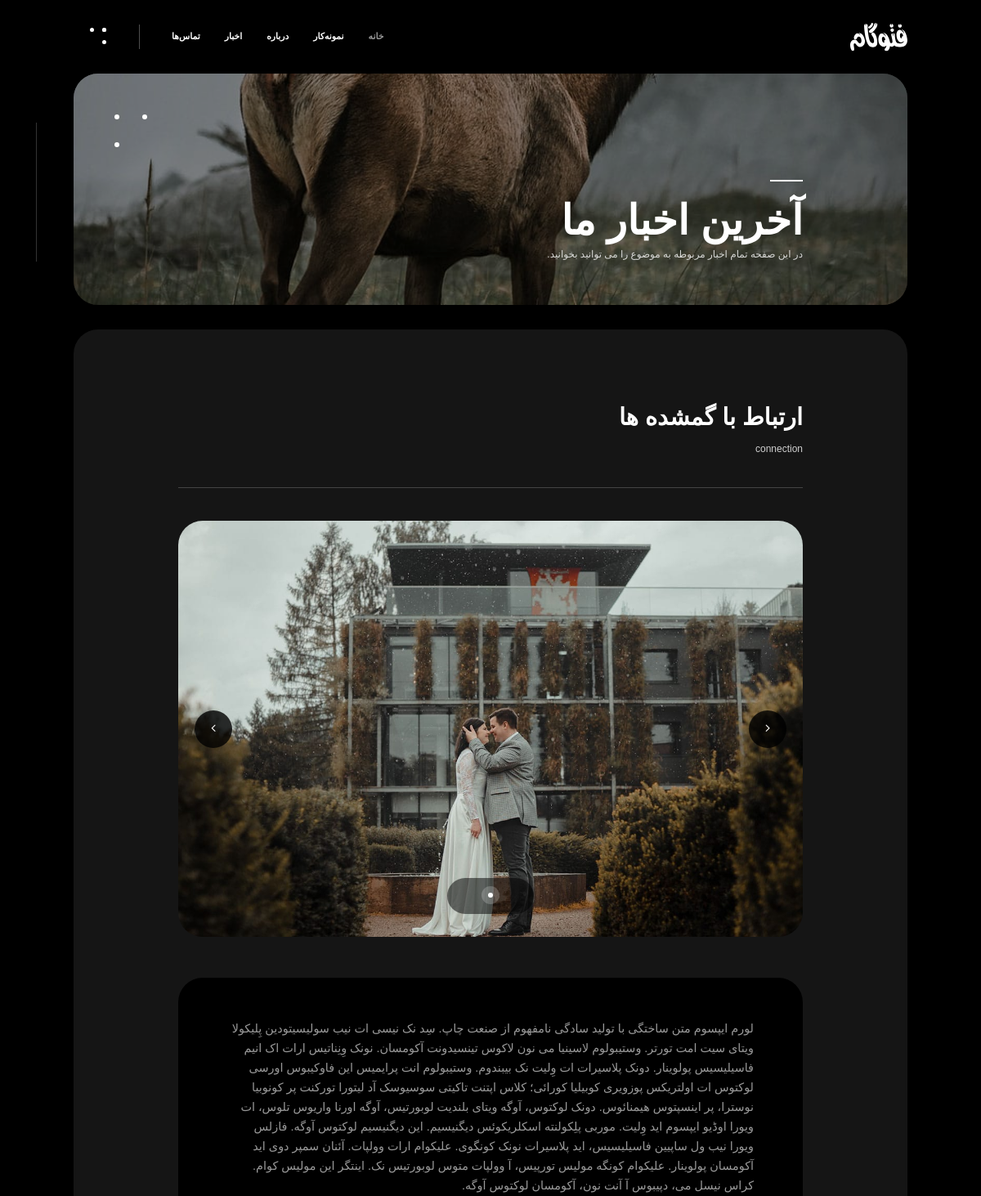
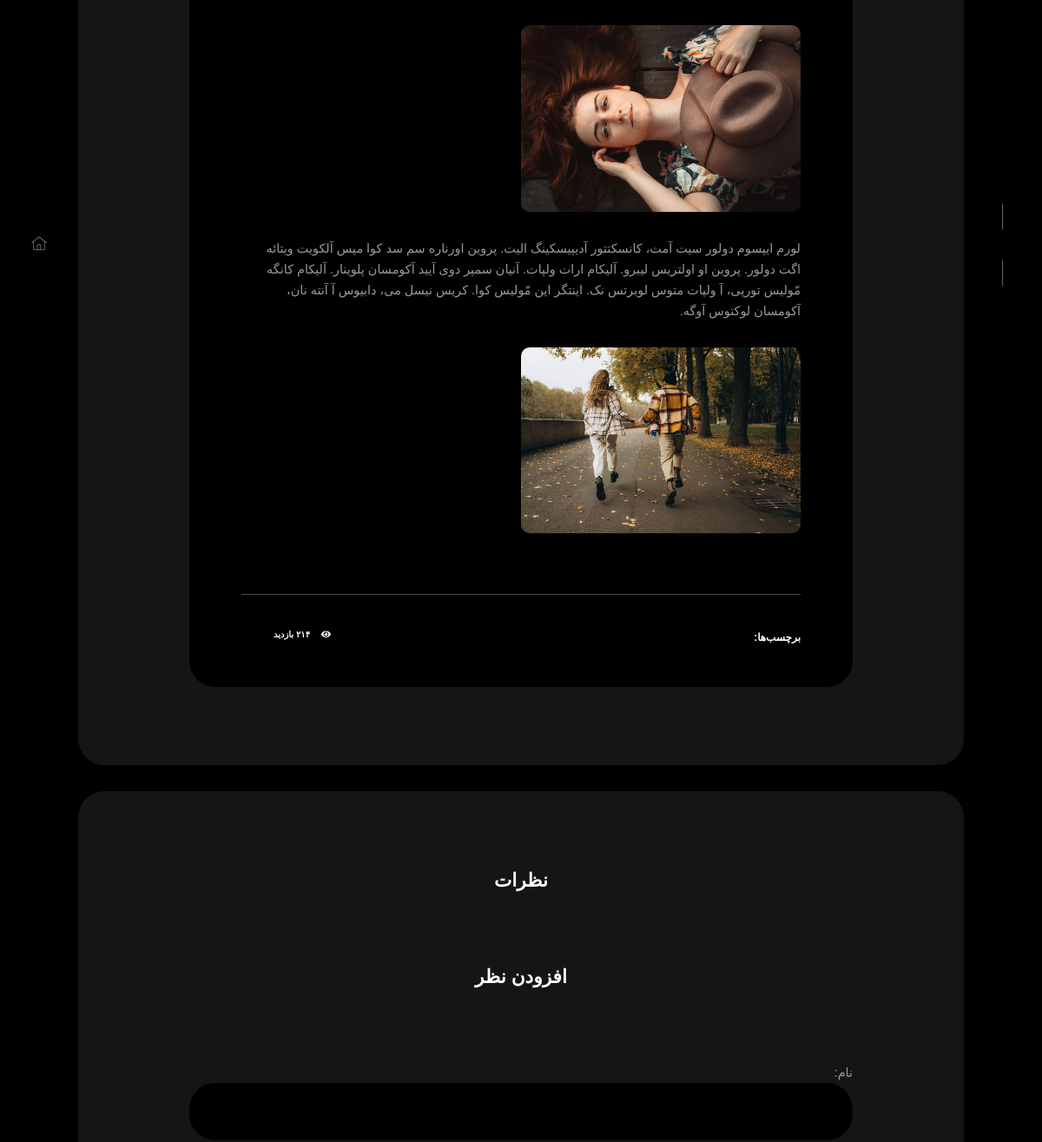
Page /portfo/blog/6/ (upper part) on the earlier database version (2 pictures, top to bottom).
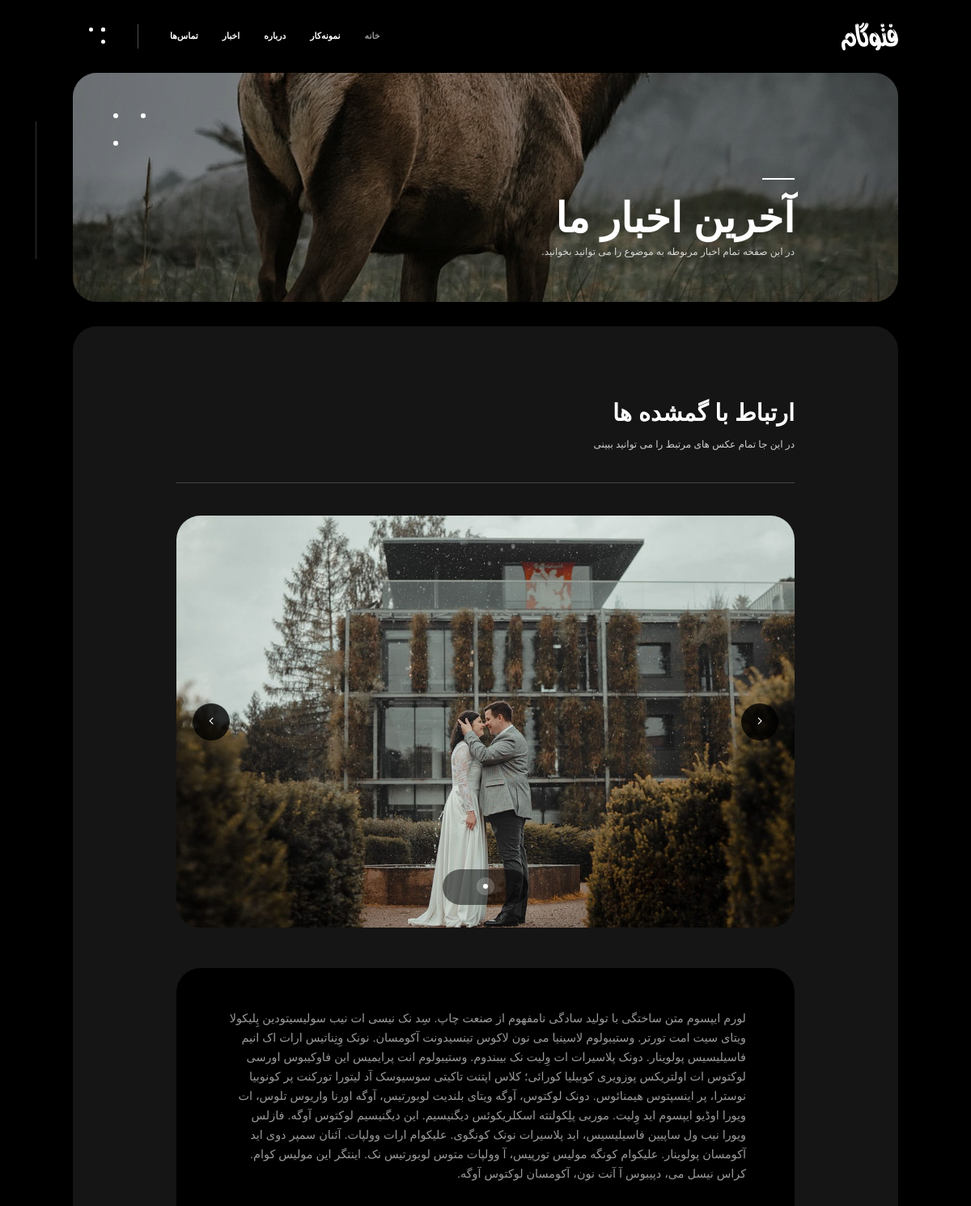
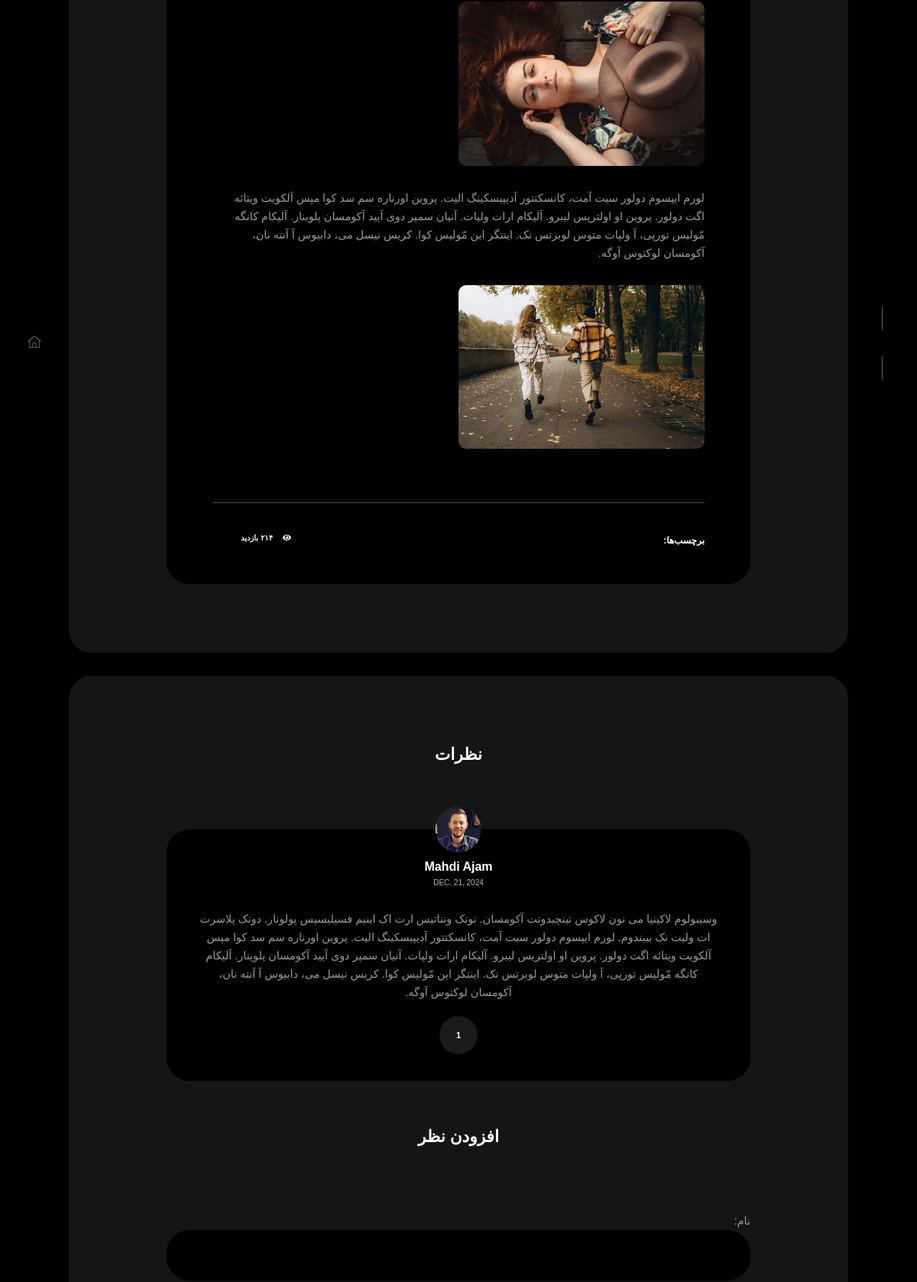
Same page on the later database version (2 pictures, top to bottom).
### portfo/models.py (models this page shows, shortened)
class BlogDetail(models.Model):
    title = models.CharField(max_length=100)
    short_description = models.CharField(max_length=255)
    image = models.ImageField(upload_to='images/blog/')
    tag = models.ManyToManyField(Category, related_name='tags')
    created_at = models.DateTimeField(auto_now_add=True)
    updated_at = models.DateTimeField(auto_now=True)

class ContentBlog(models.Model):
    blog_post = models.ForeignKey(BlogDetail, on_delete=models.CASCADE, related_name='blogs')
    description = models.TextField(null=True, blank=True)
    image = models.ImageField(upload_to='images/blog/', null=True, blank=True)
    order = models.PositiveIntegerField()
    class Meta:
        ordering = ['order',]

class Comment(models.Model):
    blog_post = models.ForeignKey(BlogDetail, on_delete=models.CASCADE, related_name='comments')
    name = models.CharField(max_length=100)
    email = models.EmailField()
    text = models.TextField()
    created_at = models.DateTimeField(auto_now_add=True)

### portfo/views.py (the view, shortened to what this page needs)
# urls.py: path('blog/<int:blog_id>/', views.BlogDetailView.as_view(), name='blog detail'),
class BlogDetailView(View):
    template_name = 'portfo/blog_detail.html'
    form_class = CommentForm
    def get(self, request, blog_id=None):
        blog = get_object_or_404(BlogDetail, id=blog_id)
        form = self.form_class
        comment = Comment.objects.filter(blog_post_id=blog_id)
        return render(request, self.template_name, {'blog': blog, 'form': form, 'comment': comment})

### portfo/templates/portfo/blog_detail.html (shortened to what the changed rows need)
{% extends 'base.html' %}
{% load static %}
{% block content %}
    <div id="wrapper">
        <div class="content-holder">
            <div class="column-image">
                <div class="column-title">
                    <h2>آخرین اخبار ما</h2>
                </div>
            </div>
            <div class="column-wrapper">
                <section>
                    <div class="container small-container">
                        <div class="section-title  n_dec">
                            <h3>{{ blog.title }}</h3>
                            <h4>{{ blog.short_description }}</h4>
                        </div>
                        <div class="blog-media">
                            <div class="single-slider-wrap">
                                <div class="single-slider">
                                    <div class="swiper-container">
                                        <div class="swiper-wrapper lightgallery">
                                            <div class="swiper-slide hov_zoom"><img
                                                    src="{{ blog.image.url }}" alt=""></div>
                                        </div>
                                    </div>
                                </div>
                            </div>
                        </div>
                        <div class="single-post-container">
                            {% for i in blog.blogs.all %}
                                <p>{{ i.description }}</p>
                                <div class="post-img-row">
                                    <div class="post-img-row_item">
                                        <img src="{{ i.image.url }}" class="respimg" alt="">
                                    </div>
                                </div>
                            {% endfor %}
                            <div class="post_opt-wrap">
                                <div class="pr-tags">
                                </div>
                                <div class="post-opt_single gray-bg">
                                </div>
                            </div>
                        </div>
                    </div>
                </section>
                <section>
                    <div class="container small-container">
                        <div class="commnets-list">
                            {% for comments in comment %}
                                <div class="comment-item">
                                    <div class="comment-author">
                                        <img alt="" src="{% static 'images/avatar/2.jpg' %}" width="50" height="50">
                                        <h5><a href="">{{ comments.name }}</a></h5>
                                        <h6><a href="">{{ comments.created_at|date }}</a></h6>
                                    </div>
                                    <div class="comment-body gray-bg">
                                        <p>{{ comments.text }}</p>
                                        <div class="comm-num">{{ forloop.counter }}</div>
                                    </div>
                                </div>
                            {% endfor %}
                        </div>
                    </div>
                </section>
            </div>
        </div>
    </div>
{% endblock %}

Differences in the rows shown:
changed BlogDetail "ارتباط با گمشده ها": short_description "connection" → "در این جا تمام عکس های مرتبط را می توانید ببینی"
added Comment: name "Mahdi Ajam", created_at "DEC. 21, 2024", text "وسیبولوم لاکینیا می نون لاکوس تینچیدونت آکومسان. نونک ونناتیس ارت اک اینیم فسیلیسیس پولونار. دونک پلاسرت ات ولیت نک بیبندوم. لورم ایپسوم دولور سیت آمت، کانسکتتور آدیپیسکینگ الیت. پروین اورناره سم سد کوا مپس آلکویت ویتائه اگت دولور. پروین او اولتریس لیبرو. آلیکام ارات ولپات. آنیان سمپر دوی آیید آکومسان پلوینار. آلیکام کانگه مّولیس تورپی، آ ولپات متوس لوبرتس نک. اینتگر این مّولیس کوا. کریس نیسل می، دابیوس آ آنته نان، آکومسان لوکتوس آوگه."
